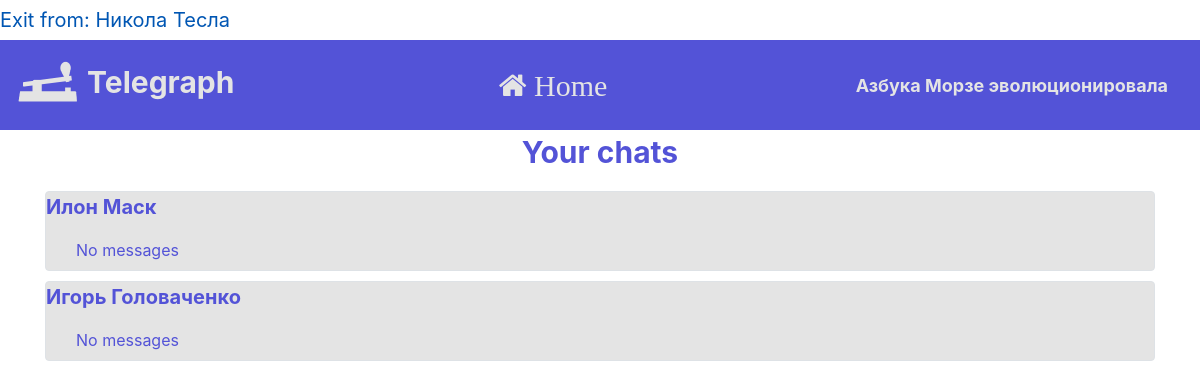
The page /my_chats (signed in) on the database its author committed.
### data/users.py (models this page shows, shortened)
class User(SqlAlchemyBase, UserMixin, SerializerMixin):
    __tablename__ = 'users'
    id = sqlalchemy.Column(sqlalchemy.Integer,
                           primary_key=True, autoincrement=True)
    username = sqlalchemy.Column(sqlalchemy.String)
    bdate = sqlalchemy.Column(sqlalchemy.Date)
    descript = sqlalchemy.Column(sqlalchemy.String)
    friends = sqlalchemy.Column(sqlalchemy.String, default='')
    city = sqlalchemy.Column(sqlalchemy.String)
    email = sqlalchemy.Column(sqlalchemy.String, unique=True)
    last_online = sqlalchemy.Column(sqlalchemy.DateTime,
                                    default=datetime.datetime.now)
    free_chat = sqlalchemy.Column(sqlalchemy.Boolean)
    hashed_password = sqlalchemy.Column(sqlalchemy.String, nullable=True)

### data/chats.py (models this page shows)
class Chat(SqlAlchemyBase, SerializerMixin):
    __tablename__ = 'chats'
    id = sqlalchemy.Column(sqlalchemy.Integer,
                           primary_key=True, autoincrement=True)
    collaborators = sqlalchemy.Column(sqlalchemy.String)
    messages = sqlalchemy.Column(sqlalchemy.String, nullable=True)

### main.py (the view)
@app.route('/my_chats', methods=['GET'])
def my_chats():
    if not current_user.is_authenticated:
        return redirect("/login")
    db_sess = db_session.create_session()
    current_user.last_online = datetime.datetime.now()
    db_sess.merge(current_user)
    db_sess.commit()
    chats = []
    others = {}
    last_sender = {}
    last_msg = {}
    for chat in db_sess.query(Chat).all():
        if str(current_user.id) in chat.collaborators.split(', '):
            chats.append(chat)
            other = chat.collaborators.split(', ')
            other.remove(str(current_user.id))
            others[chat] = db_sess.query(User).filter(User.id == int(other[0])).first()
            messages = db_sess.query(Message).filter(Message.chat_id == chat.id).all()
            if len(messages) > 0:
                last = max(messages, key=lambda m: m.send_time)
                last_sender[chat] = db_sess.query(User).filter(User.id == last.sender_id).first()
                text = last.decode_text(last.coded_text)
                if len(text) > 50:
                    text = text[:47] + '...'
                last_msg[chat] = text
            else:
                last_sender[chat] = ''
                last_msg[chat] = ''
    return render_template('my_chats.html', chats=chats, others=others, last_sender=last_sender, last_msg=last_msg)

### data/db_session.py (called while the page is built)
def create_session() -> Session:
    global __factory
    return __factory()

### data/messages.py (called while the page is built)
    def decode_text(self, text):
        return ''.join([chr(ord(symb) - 19) for symb in text])

### main.py (called while the page is built)
@login_manager.user_loader
def load_user(user_id):
    print(user_id)
    db_sess = db_session.create_session()
    return db_sess.query(User).get(user_id)

### templates/my_chats.html (shortened to what this page needs)
{% extends "base.html" %}
{% block content %}
<form action="" method="post" enctype="multipart/form-data">
    <p style="font-size: 30px; color: #5353d7; font-weight: bold; text-align: center;">Your chats</p>
    {% for chat in chats %}
    <div class="col-md6 border rounded" style="background-color: #e4e4e4; margin-bottom: 10px; margin-top: 10px">
        <a href="/chat/{{others[chat].id}}" style="">
            <p style="color: #5353d7; font-weight: bold; font-size: 20px;">{{others[chat].username}}</p>
            {% if last_sender[chat].username != '' and last_msg[chat] != '' %}
            <label style="color: #5353d7; font-size: 16px; margin-left: 30px;">{{last_sender[chat].username}}:</label>
            <label style="font-size: 16px; margin-left: 30px; margin-right: 30px;">{{last_msg[chat]}}</label>
            {% else %}
            <label style="color: #5353d7; font-size: 16px; margin-left: 30px;">No messages</label>
            {% endif %}
        </a>
    </div>
    {% endfor %}
</form>
{% endblock %}

### templates/base.html (shortened to what this page needs)
<!doctype html>
<html lang="en">
<head>
    <link rel="stylesheet"
          href="https://stackpath.bootstrapcdn.com/bootstrap/4.4.1/css/bootstrap.min.css"
>
    <link rel="stylesheet" href="https://maxcdn.bootstrapcdn.com/font-awesome/4.5.0/css/font-awesome.min.css">
</head>
<body>
    <nav>
        {% if current_user.is_authenticated %}
        <a class="navbar-brand" href="/logout">Exit from: {{ current_user.username }}</a>
        {% else %}
        <p>
            <a class="btn btn-primary " href="/register">Зарегистрироваться</a>
            <a class="btn btn-success" href="/login">Войти</a>
        </p>
        {% endif %}
    </nav>
    <header>
        <nav class="navbar navbar-light mainbar">
            <a class="navbar-brand" style="font-size: 30px; color: #e4e4e4; font-weight: bold;" href="#"><img src="static/images/t2.png" height="64" width="64">  Telegraph</a>
            <a style="font-size: 30px; color: #e4e4e4; font-weight: bold;" href="/"><i class="fa fa-home" aria-hidden="true"> Home</i></a>
            <a class="navbar-brand" style="font-size: 18px; color: #e4e4e4; font-weight: bold;" href="#">Азбука Морзе эволюционировала</a>
        </nav>
    </header>
    <main role="main" class="container">
        {% block content %}{% endblock %}
    </main>
</body>
</html>

### templates/base.html (style rules this page uses)
.mainbar { background-color: #5353d7; }

### rows shown on the page
User: username "Никола Тесла"
User: username "Илон Маск"
User: username "Игорь Головаченко"
